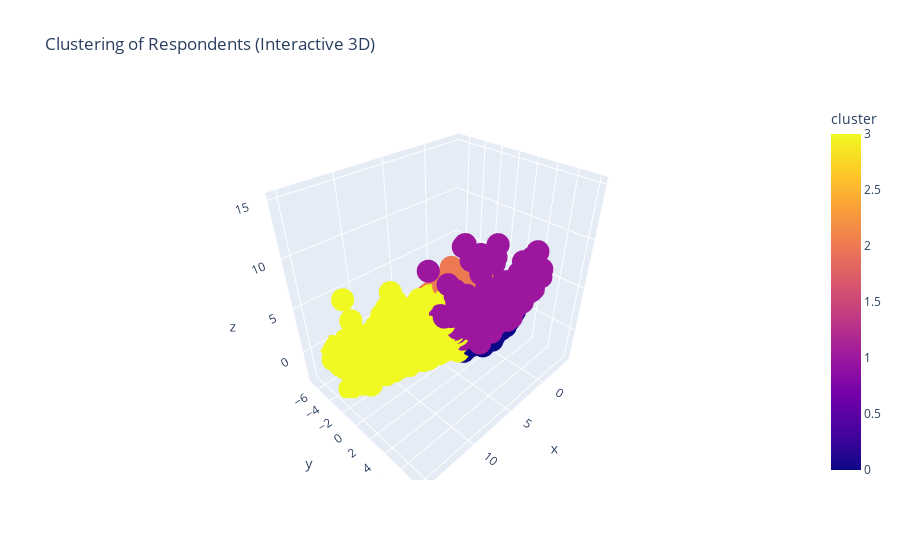

Notebook code cell kept with this figure:
### Code cell
import pandas as pd
from sklearn.cluster import KMeans
# from sklearn.preprocessing import MinMaxScaler
from sklearn.preprocessing import StandardScaler
from sklearn.decomposition import PCA
import plotly.express as px

# Assuming 'df' is your DataFrame
df_filled = df_usage.fillna(0)  # Fill NaN values with 0

data = df_filled.iloc[:, 3:]  # Extracting only the columns with answers

# Standardize the data
scaler = StandardScaler()
# scaler = MinMaxScaler()
data_standardized = scaler.fit_transform(data)

# Choose the number of clusters (you may need to adjust this based on your data)
num_clusters = 4

# Apply k-means clustering
kmeans = KMeans(n_clusters=num_clusters, random_state=42, n_init=10)
df_filled['cluster'] = kmeans.fit_predict(data_standardized)

# Visualize the clusters using PCA (for 3D visualization)
pca = PCA(n_components=3)
data_pca = pca.fit_transform(data_standardized)

# Create an interactive 3D scatter plot using Plotly Express
fig = px.scatter_3d(
    df_filled,
    x=data_pca[:, 0],
    y=data_pca[:, 1],
    z=data_pca[:, 2],
    color='cluster',
    labels={'color': 'Cluster'},
    title='Clustering of Respondents (Interactive 3D)',
)

fig.show()

### Figure 1 — Plotly figure (JSON) as saved in the notebook; plotly's stock layout.template omitted (floating-point values rounded to 4 significant figures; data arrays with more than 128 entries replaced by an {"elided": "..."} marker saying what was removed)
{"data": [{"hovertemplate": "x=%{x}<br>y=%{y}<br>z=%{z}<br>cluster=%{marker.color}<extra></extra>", "legendgroup": "", "marker": {"color": {"elided": "5000 int values"}, "coloraxis": "coloraxis", "symbol": "circle"}, "mode": "markers", "name": "", "scene": "scene", "showlegend": false, "type": "scatter3d", "x": {"elided": "5000 float values"}, "y": {"elided": "5000 float values"}, "z": {"elided": "5000 float values"}}], "layout": {"coloraxis": {"colorbar": {"title": {"text": "cluster"}}, "colorscale": [[0, "#0d0887"], [0.1111, "#46039f"], [0.2222, "#7201a8"], [0.3333, "#9c179e"], [0.4444, "#bd3786"], [0.5556, "#d8576b"], [0.6667, "#ed7953"], [0.7778, "#fb9f3a"], [0.8889, "#fdca26"], [1, "#f0f921"]]}, "legend": {"tracegroupgap": 0}, "scene": {"domain": {"x": [0, 1], "y": [0, 1]}, "xaxis": {"title": {"text": "x"}}, "yaxis": {"title": {"text": "y"}}, "zaxis": {"title": {"text": "z"}}}, "title": {"text": "Clustering of Respondents (Interactive 3D)"}}}
